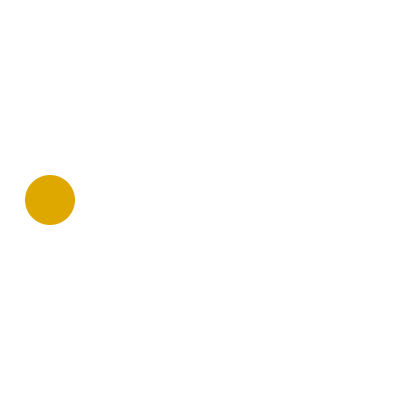
Frame 1 (no input)
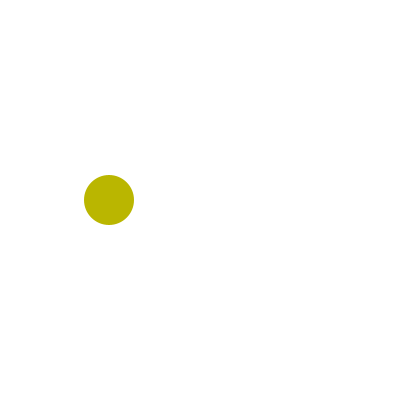
Frame 60 (the mouse pressed at the canvas centre just before this capture)
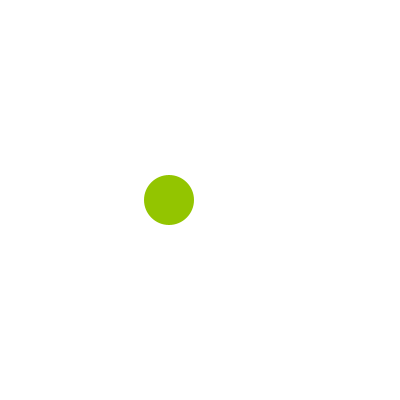
Frame 120 (the mouse held since frame 60 and released just before this capture)

The Processing sketch that drew these frames (run headless with seeded random() and noise(); from frame 60 on, the mouse is pressed at the canvas centre):

// Processing sketch: s06e02maite
// ── s06e02maite.pde
//Expresión Digital II - UDD - 2016.
//Maite Iturriaga Batlle.
//s06t02maite.

float x, y, amt;
int vel = 5;
int vel1 = 5;
int diam = 50;
color c1, c2, c3;

void setup() {
  size(400, 400);
  x = diam;
  y = height / 2;

  c1 = color (255, 155, 0); //Amarillo
  c2 = color (0, 255, 0); //Verde
}

void draw() {
  amt = map(x, 0, width, 0, 1);
  c3 = lerpColor(c1, c2, amt);
  background(255);                              //Para que se vuelva a dibujar fondo
  fill(c3);
  noStroke();
  ellipse(x, y, diam, diam);                    //Círculo

  x ++;
}
